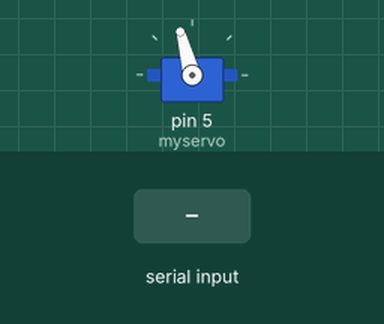
A sketch run on a simulated Arduino Uno, built with avr-gcc and run on an emulated ATmega328P. Parts: servo. The inputs (shaded band) are chosen by the test bench. What the sketch prints to the serial monitor is not drawn.

Above: at 3.2 s.
3.3 s: "query" received over Serial
At 6.2 s:
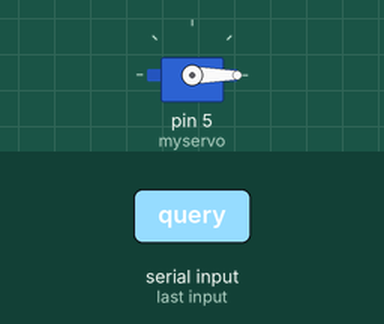
6.3 s: "query" received over the second serial link
Timing chart, 0 to 10.0 s (numbered marks = the images above; inputs shaded):
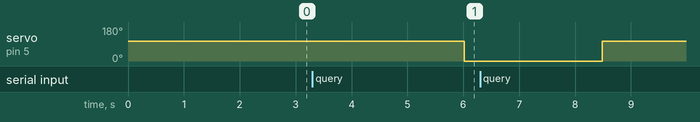

The sketch:

room_measure.ino
```cpp
// (licence header left out)
#include <SoftwareSerial.h>
#include <Servo.h>
SoftwareSerial mySerial(9,10);
char buff[4]={0x80,0x06,0x03,0x77};
unsigned char data[11]={0};

Servo myservo;
int pos = 0;    // variable to store the servo position

String msg = "";
char inbyte;

float side_1 = 0;
float side_2 = 0;
float side_3 = 0;

float area = 0;
void setup()
{
 myservo.attach(5);  // attaches the servo on pin 9 to the servo object
 backToDefault();
 Serial.begin(115200);
 mySerial.begin(9600);
}

void loop()
{
  msg = "";
  side_1 = 0;
  side_2 = 0;
  if (Serial.available()) {
    inbyte = Serial.read();
    msg += inbyte;
    delay(300);
  }
  while (Serial.available()) {
    inbyte = Serial.read();
    msg += inbyte;
  }
  if (msg == "query") {
    backToDefault();
    side_1 = measure();
    turnleft();
    side_2 = measure();
    backToDefault();
    Serial.println("Side 1: " + String(side_1));
    Serial.println("Side 2: " + String(side_2));
    area = side_1 * side_2;
    Serial.println("Area: " + String(area));
  }
}

void turnleft() {
  for (int i = 0; i < 8; i++) {
    myservo.write(0);
    delay(250);
  }
}


void backToDefault() {
  for (int i = 0; i < 8; i++) {
    myservo.write(105);
    delay(250);
  }
}


float measure() {
  float distance=0;
  int iter = 0;
  mySerial.print(buff);
  while(iter < 20)
  {
    if(mySerial.available()>0)//Determine whether there is data to read on the serial
    {
      delay(50);
      for(int i=0;i<11;i++)
      {
        data[i]=mySerial.read();
      }
      unsigned char Check=0;
      for(int i=0;i<10;i++)
      {
        Check=Check+data[i];
      }
      Check=~Check+1;
      if(data[10]==Check)
      {
        if(data[3]=='E'&&data[4]=='R'&&data[5]=='R')
        {
          Serial.println("Out of range");
        }
        else
        {
          distance=0;
          distance=(data[3]-0x30)*100+(data[4]-0x30)*10+(data[5]-0x30)*1+(data[7]-0x30)*0.1+(data[8]-0x30)*0.01+(data[9]-0x30)*0.001;
          Serial.print("Distance = ");
          Serial.print(distance,3);
          Serial.println(" M");
        }
      }
      else
      {
        Serial.println("Invalid Data!");
      }
    }
    delay(20);
    iter++;
  }
  return distance;
}
```

Measured:
- after the input at 3.3 s, servo on pin 5 (myservo): 105° → 0° after 2.7 s
